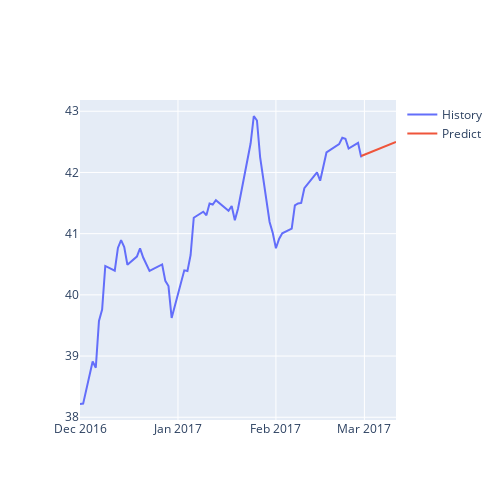

The code cell stored with this chart in its notebook:
### Code cell
plot_prediction(train_main_series,forecast_series)
